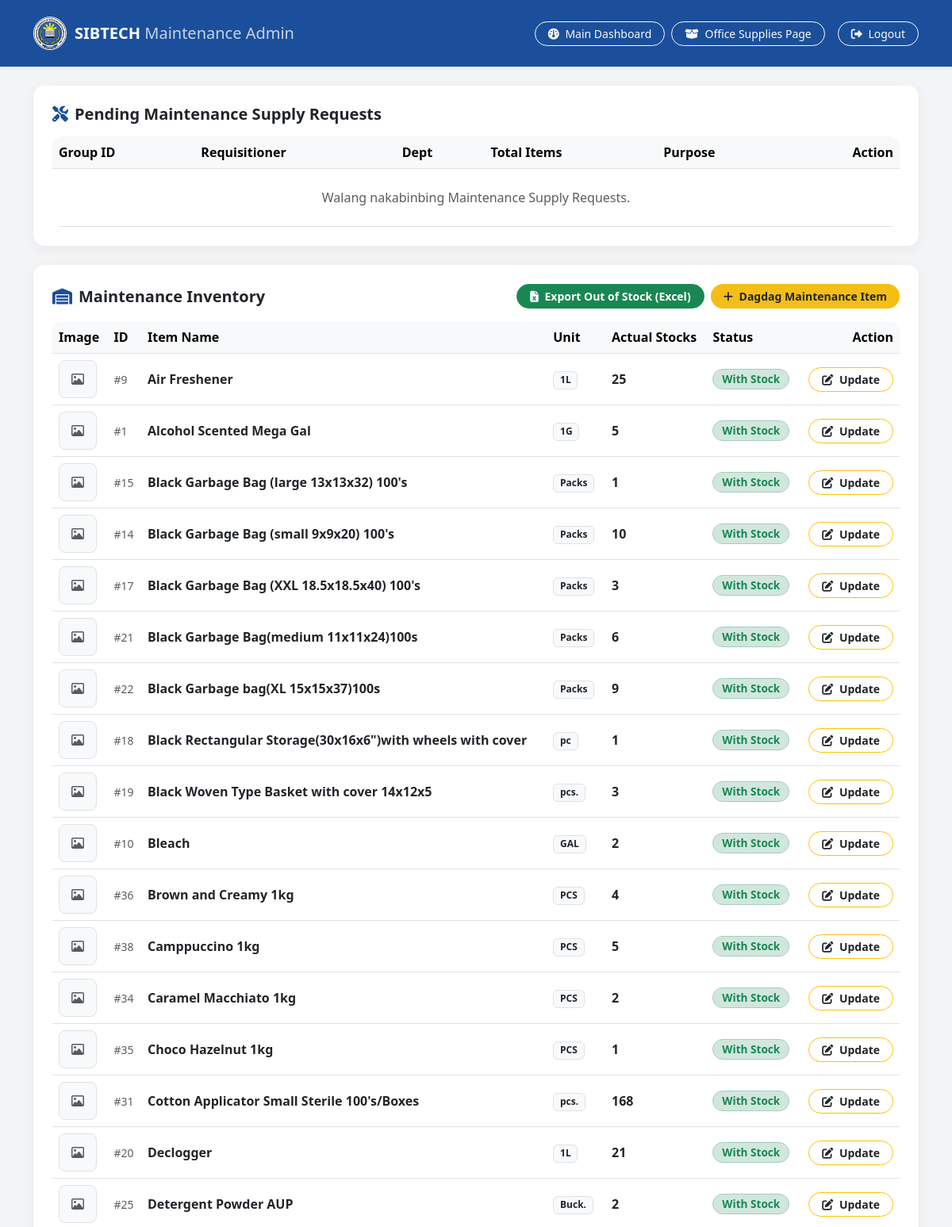
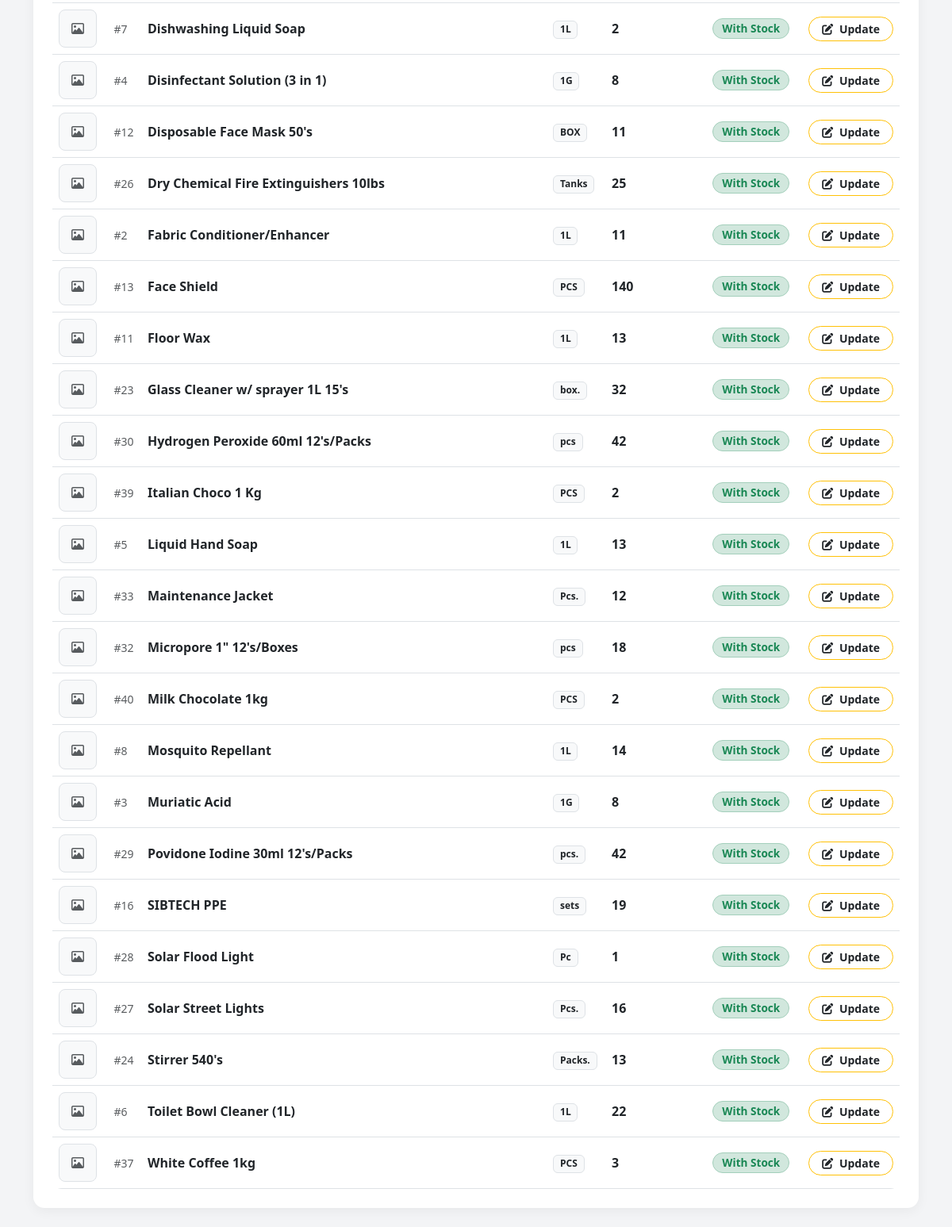
The page /admin_maintenance.php (signed in) on the database its author committed (2 pictures, top to bottom).
### tables this page shows
CREATE TABLE `maintenance_items` (
  `id` int(11) NOT NULL,
  `item_name` varchar(255) NOT NULL,
  `unit` varchar(50) NOT NULL,
  `actual_stocks` int(11) DEFAULT 0,
  `created_at` timestamp NOT NULL DEFAULT current_timestamp(),
  `image` varchar(255) DEFAULT NULL
);

### admin_maintenance.php (the view, shortened to what this page needs)
<?php
require_once 'db.php';
$maint_requests = $conn->query("
    SELECT request_group_id, requisitioner_name, department, purpose, COUNT(*) as total_items, MAX(id) as max_id
    FROM maintenance_requests
    WHERE status = 'Pending'
    GROUP BY request_group_id, requisitioner_name, department, purpose
    ORDER BY max_id DESC
");
$maint_inventory = $conn->query("SELECT * FROM maintenance_items ORDER BY item_name ASC");
$out_of_stock_count = $conn->query("SELECT COUNT(*) as cnt FROM maintenance_items WHERE actual_stocks <= 0")->fetch_assoc()['cnt'] ?? 0;
?>
<!DOCTYPE html>
<html lang="en">
<head>
    <link rel="stylesheet" href="https://cdn.jsdelivr.net/npm/bootstrap@5.3.0/dist/css/bootstrap.min.css">
    <link rel="stylesheet" href="https://cdnjs.cloudflare.com/ajax/libs/font-awesome/6.4.0/css/all.min.css">
    <link rel="stylesheet" href="css/admin_maintenance.css">
</head>
<body>
<nav class="navbar navbar-expand-lg navbar-dark navbar-admin py-3 shadow-sm">
    <div class="container">
        <a class="navbar-brand fw-bold d-flex align-items-center text-white" href="admin_dashboard.php">
            <img src="logo.jpg" alt="SIBTECH Logo" class="navbar-brand-logo rounded-circle border border-white">
            <span>SIBTECH <span class="fw-light opacity-75">Maintenance Admin</span></span>
        </a>
        <div class="d-flex align-items-center gap-2">
            <a href="admin_dashboard.php" class="btn btn-outline-light btn-sm rounded-pill px-3">
                <i class="fa-solid fa-gauge me-1"></i> Main Dashboard
            </a>
            <a href="admin_office.php" class="btn btn-outline-light btn-sm rounded-pill px-3">
                <i class="fa-solid fa-box-open me-1"></i> Office Supplies Page
            </a>
            <a href="logout.php" class="btn btn-outline-light btn-sm rounded-pill px-3 ms-2">
                <i class="fa-solid fa-right-from-bracket me-1"></i> Logout
            </a>
        </div>
    </div>
</nav>
<div class="container py-4">
    <div class="card p-4 mb-4">
        <h5 class="fw-bold text-dark mb-3"><i class="fa-solid fa-screwdriver-wrench text-logo-blue me-2"></i>Pending Maintenance Supply Requests</h5>
        <div class="table-responsive table-container">
            <table class="table table-hover align-middle mb-0">
                <thead class="table-light">
                    <tr>
                        <th>Group ID</th>
                        <th>Requisitioner</th>
                        <th>Dept</th>
                        <th>Total Items</th>
                        <th>Purpose</th>
                        <th class="text-end">Action</th>
                    </tr>
                </thead>
                <tbody id="maint-requests-tbody">
                    <?php if ($maint_requests && $maint_requests->num_rows > 0): ?>
                        <?php while($row = $maint_requests->fetch_assoc()): ?>
                            <tr>
                                <td class="fw-bold text-logo-blue">#<?= htmlspecialchars($row['request_group_id']) ?></td>
                                <td><?= htmlspecialchars($row['requisitioner_name']) ?></td>
                                <td><span class="badge bg-light text-dark border"><?= htmlspecialchars($row['department']) ?></span></td>
                                <td><span class="badge bg-secondary"><?= $row['total_items'] ?> item(s)</span></td>
                                <td><?= htmlspecialchars($row['purpose']) ?></td>
                                <td class="text-end">
                                    <button class="btn btn-sm btn-outline-primary rounded-pill px-3" onclick="openViewRequestModal('<?= htmlspecialchars($row['request_group_id'], ENT_QUOTES) ?>')">
                                        <i class="fa-solid fa-pen-to-square me-1"></i> Edit / Review
                                    </button>
                                </td>
                            </tr>
                        <?php endwhile; ?>
                    <?php else: ?>
                        <tr>
                            <td colspan="6" class="text-center text-muted py-4">Walang nakabinbing Maintenance Supply Requests.</td>
                        </tr>
                    <?php endif; ?>
                </tbody>
            </table>
        </div>
    </div>
    <div class="card p-4">
        <div class="d-flex flex-wrap justify-content-between align-items-center gap-2 mb-3">
            <h5 class="fw-bold text-dark mb-0"><i class="fa-solid fa-warehouse text-logo-blue me-2"></i>Maintenance Inventory</h5>
            <div class="d-flex gap-2">
                <a href="export_out_of_stock.php?type=maintenance" class="btn btn-success btn-sm rounded-pill px-3 fw-bold">
                    <i class="fa-solid fa-file-excel me-1"></i> Export Out of Stock (Excel)
                </a>
                <button class="btn btn-logo-accent rounded-pill btn-sm px-3 fw-bold text-dark" data-bs-toggle="modal" data-bs-target="#addMaintItemModal">
                    <i class="fa-solid fa-plus me-1"></i> Dagdag Maintenance Item
                </button>
            </div>
        </div>
        <div class="table-responsive table-container">
            <table class="table table-hover align-middle mb-0">
                <thead class="table-light">
                    <tr>
                        <th>Image</th>
                        <th>ID</th>
                        <th>Item Name</th>
                        <th>Unit</th>
                        <th>Actual Stocks</th>
                        <th>Status</th>
                        <th class="text-end">Action</th>
                    </tr>
                </thead>
                <tbody>
                    <?php if($maint_inventory && $maint_inventory->num_rows > 0): ?>
                        <?php while($item = $maint_inventory->fetch_assoc()): ?>
                            <tr>
                                <td>
                                    <?php if (!empty($item['image']) && file_exists('uploads/' . $item['image'])): ?>
                                        <img src="uploads/<?= htmlspecialchars($item['image']) ?>" class="table-img border">
                                    <?php else: ?>
                                        <div class="table-img bg-light d-flex align-items-center justify-content-center text-muted border">
                                            <i class="fa-regular fa-image"></i>
                                        </div>
                                    <?php endif; ?>
                                </td>
                                <td class="text-muted small">#<?= $item['id'] ?></td>
                                <td class="fw-semibold text-dark"><?= htmlspecialchars($item['item_name']) ?></td>
                                <td><span class="badge bg-light text-dark border"><?= htmlspecialchars($item['unit']) ?></span></td>
                                <td class="fw-bold fs-6"><?= $item['actual_stocks'] ?></td>
                                <td>
                                    <?= ($item['actual_stocks'] > 0)
                                        ? '<span class="badge bg-success-subtle text-success border border-success-subtle badge-stock">With Stock</span>'
                                        : '<span class="badge bg-danger-subtle text-danger border border-danger-subtle badge-stock">Out of Stock</span>' ?>
                                </td>
                                <td class="text-end">
                                    <button class="btn btn-sm btn-outline-warning text-dark rounded-pill px-3 fw-bold update-btn"
                                            data-id="<?= $item['id'] ?>"
                                            data-name="<?= htmlspecialchars($item['item_name'], ENT_QUOTES) ?>"
                                            data-stocks="<?= $item['actual_stocks'] ?>">
                                        <i class="fa-solid fa-pen-to-square me-1"></i> Update
                                    </button>
                                </td>
                            </tr>
                        <?php endwhile; ?>
                    <?php else: ?>
                        <tr><td colspan="7" class="text-center text-muted py-4">Walang items sa maintenance inventory.</td></tr>
                    <?php endif; ?>
                </tbody>
            </table>
        </div>
    </div>
</div>
</body>
</html>

### css/admin_maintenance.css (style rules this page uses)
:root { --logo-blue: #1b4f9c; --logo-blue-hover: #163f7d; --logo-yellow: #f5be16; --logo-dark: #111827; --logo-light-bg: #f3f4f6; }
body { background-color: var(--logo-light-bg); font-family: 'Segoe UI', Tahoma, Geneva, Verdana, sans-serif; color: #1f2937; }
.navbar-admin { background-color: var(--logo-blue) !important; padding: 0.75rem 1rem; }
.navbar-brand-logo { width: 42px; height: auto; margin-right: 10px; }
.card { border: none; border-radius: 14px; box-shadow: 0 4px 15px rgba(0, 0, 0, 0.05); background-color: #ffffff; }
.btn-logo-accent { background-color: var(--logo-yellow); color: #111827; border: none; font-weight: 700; }
.table-img { width: 48px; height: 48px; object-fit: cover; border-radius: 8px; }
.table-container { border-radius: 12px; overflow: hidden; }
.badge-stock { font-size: 0.85rem; padding: 0.4em 0.8em; border-radius: 50px; }
.text-logo-blue { color: var(--logo-blue) !important; }

### rows shown on the page
maintenance_items: id "9", item_name "Air Freshener", unit "1L", actual_stocks "25", shows "With Stock"
maintenance_items: id "1", item_name "Alcohol Scented Mega Gal", unit "1G", actual_stocks "5", shows "With Stock"
maintenance_items: id "15", item_name "Black Garbage Bag (large 13x13x32) 100's", unit "Packs", actual_stocks "1", shows "With Stock"
maintenance_items: id "14", item_name "Black Garbage Bag (small 9x9x20) 100's", unit "Packs", actual_stocks "10", shows "With Stock"
maintenance_items: id "17", item_name "Black Garbage Bag (XXL 18.5x18.5x40) 100's", unit "Packs", actual_stocks "3", shows "With Stock"
maintenance_items: id "21", item_name "Black Garbage Bag(medium 11x11x24)100s", unit "Packs", actual_stocks "6", shows "With Stock"
maintenance_items: id "22", item_name "Black Garbage bag(XL 15x15x37)100s", unit "Packs", actual_stocks "9", shows "With Stock"
maintenance_items: id "18", item_name "Black Rectangular Storage(30x16x6\")with wheels with cover", unit "pc", actual_stocks "1", shows "With Stock"
maintenance_items: id "19", item_name "Black Woven Type Basket with cover 14x12x5", unit "pcs.", actual_stocks "3", shows "With Stock"
maintenance_items: id "10", item_name "Bleach", unit "GAL", actual_stocks "2", shows "With Stock"
maintenance_items: id "36", item_name "Brown and Creamy 1kg", unit "PCS", actual_stocks "4", shows "With Stock"
maintenance_items: id "38", item_name "Camppuccino 1kg", unit "PCS", actual_stocks "5", shows "With Stock"
maintenance_items: id "34", item_name "Caramel Macchiato 1kg", unit "PCS", actual_stocks "2", shows "With Stock"
maintenance_items: id "35", item_name "Choco Hazelnut 1kg", unit "PCS", actual_stocks "1", shows "With Stock"
maintenance_items: id "31", item_name "Cotton Applicator Small Sterile 100's/Boxes", unit "pcs.", actual_stocks "168", shows "With Stock"
maintenance_items: id "20", item_name "Declogger", unit "1L", actual_stocks "21", shows "With Stock"
maintenance_items: id "25", item_name "Detergent Powder AUP", unit "Buck.", actual_stocks "2", shows "With Stock"
maintenance_items: id "7", item_name "Dishwashing Liquid Soap", unit "1L", actual_stocks "2", shows "With Stock"
maintenance_items: id "4", item_name "Disinfectant Solution (3 in 1)", unit "1G", actual_stocks "8", shows "With Stock"
maintenance_items: id "12", item_name "Disposable Face Mask 50's", unit "BOX", actual_stocks "11", shows "With Stock"
maintenance_items: id "26", item_name "Dry Chemical Fire Extinguishers 10lbs", unit "Tanks", actual_stocks "25", shows "With Stock"
maintenance_items: id "2", item_name "Fabric Conditioner/Enhancer", unit "1L", actual_stocks "11", shows "With Stock"
maintenance_items: id "13", item_name "Face Shield", unit "PCS", actual_stocks "140", shows "With Stock"
maintenance_items: id "11", item_name "Floor Wax", unit "1L", actual_stocks "13", shows "With Stock"
maintenance_items: id "23", item_name "Glass Cleaner w/ sprayer 1L 15's", unit "box.", actual_stocks "32", shows "With Stock"
maintenance_items: id "30", item_name "Hydrogen Peroxide 60ml 12's/Packs", unit "pcs", actual_stocks "42", shows "With Stock"
maintenance_items: id "39", item_name "Italian Choco 1 Kg", unit "PCS", actual_stocks "2", shows "With Stock"
maintenance_items: id "5", item_name "Liquid Hand Soap", unit "1L", actual_stocks "13", shows "With Stock"
maintenance_items: id "33", item_name "Maintenance Jacket", unit "Pcs.", actual_stocks "12", shows "With Stock"
maintenance_items: id "32", item_name "Micropore 1\" 12's/Boxes", unit "pcs", actual_stocks "18", shows "With Stock"
maintenance_items: id "40", item_name "Milk Chocolate 1kg", unit "PCS", actual_stocks "2", shows "With Stock"
maintenance_items: id "8", item_name "Mosquito Repellant", unit "1L", actual_stocks "14", shows "With Stock"
maintenance_items: id "3", item_name "Muriatic Acid", unit "1G", actual_stocks "8", shows "With Stock"
maintenance_items: id "29", item_name "Povidone Iodine 30ml 12's/Packs", unit "pcs.", actual_stocks "42", shows "With Stock"
maintenance_items: id "16", item_name "SIBTECH PPE", unit "sets", actual_stocks "19", shows "With Stock"
maintenance_items: id "28", item_name "Solar Flood Light", unit "Pc", actual_stocks "1", shows "With Stock"
maintenance_items: id "27", item_name "Solar Street Lights", unit "Pcs.", actual_stocks "16", shows "With Stock"
maintenance_items: id "24", item_name "Stirrer 540's", unit "Packs.", actual_stocks "13", shows "With Stock"
maintenance_items: id "6", item_name "Toilet Bowl Cleaner (1L)", unit "1L", actual_stocks "22", shows "With Stock"
maintenance_items: id "37", item_name "White Coffee 1kg", unit "PCS", actual_stocks "3", shows "With Stock"
